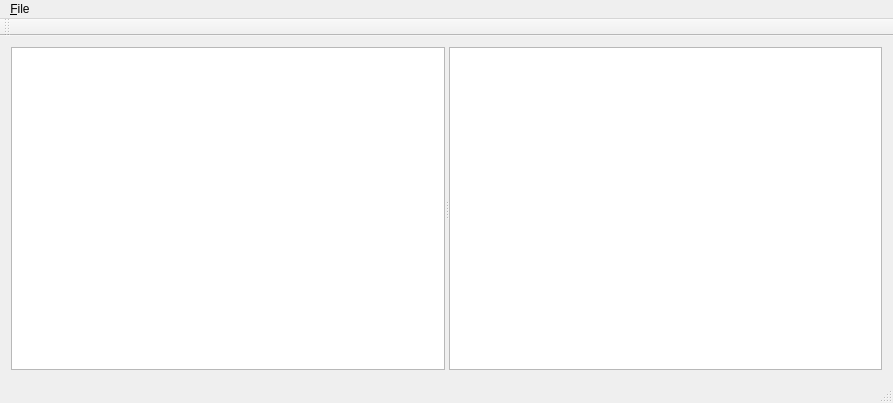
<?xml version="1.0" encoding="UTF-8"?>
<ui version="4.0">
 <class>MainWindow</class>
 <widget class="QMainWindow" name="MainWindow">
  <property name="geometry">
   <rect>
    <x>0</x>
    <y>0</y>
    <width>893</width>
    <height>403</height>
   </rect>
  </property>
  <property name="acceptDrops">
   <bool>true</bool>
  </property>
  <property name="windowTitle">
   <string>MainWindow</string>
  </property>
  <widget class="QWidget" name="centralWidget">
   <layout class="QVBoxLayout" name="verticalLayout">
    <item>
     <widget class="QSplitter" name="splitter">
      <property name="orientation">
       <enum>Qt::Horizontal</enum>
      </property>
      <widget class="QTreeView" name="treeView_tags">
       <property name="acceptDrops">
        <bool>true</bool>
       </property>
       <property name="dragEnabled">
        <bool>true</bool>
       </property>
       <property name="dragDropMode">
        <enum>QAbstractItemView::DragDrop</enum>
       </property>
       <property name="alternatingRowColors">
        <bool>true</bool>
       </property>
       <property name="selectionMode">
        <enum>QAbstractItemView::ExtendedSelection</enum>
       </property>
       <property name="sortingEnabled">
        <bool>true</bool>
       </property>
      </widget>
      <widget class="QTreeView" name="treeView_bookmarks">
       <property name="dragDropMode">
        <enum>QAbstractItemView::DragDrop</enum>
       </property>
       <property name="alternatingRowColors">
        <bool>true</bool>
       </property>
      </widget>
     </widget>
    </item>
   </layout>
  </widget>
  <widget class="QMenuBar" name="menuBar">
   <property name="geometry">
    <rect>
     <x>0</x>
     <y>0</y>
     <width>893</width>
     <height>20</height>
    </rect>
   </property>
   <widget class="QMenu" name="menu_File">
    <property name="title">
     <string>&amp;File</string>
    </property>
    <addaction name="separator"/>
    <addaction name="action_Quit"/>
    <addaction name="action_Save"/>
   </widget>
   <addaction name="menu_File"/>
  </widget>
  <widget class="QToolBar" name="mainToolBar">
   <attribute name="toolBarArea">
    <enum>TopToolBarArea</enum>
   </attribute>
   <attribute name="toolBarBreak">
    <bool>false</bool>
   </attribute>
  </widget>
  <widget class="QStatusBar" name="statusBar"/>
  <action name="action_Quit">
   <property name="text">
    <string>&amp;Quit...</string>
   </property>
  </action>
  <action name="action_Save">
   <property name="text">
    <string>&amp;Save</string>
   </property>
  </action>
 </widget>
 <layoutdefault spacing="6" margin="11"/>
 <resources/>
 <connections/>
</ui>
